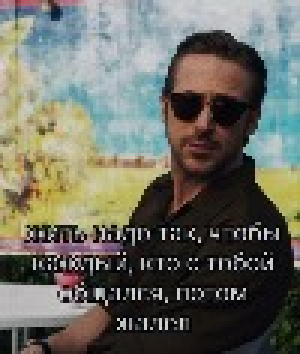
#> input picture bilinear/based.jpg, 100 x 118 px, found by its file name (shown 3 times larger)
$ jupyter execute bilinear.ipynb
#> lines starting #> are read from the running program, lines starting #| are printed output that depends on the picture
<a href="https://colab.research.google.com/github/minzadinov/HPC-2023/blob/main/bilinear/bilinear.ipynb" target="_parent"></a>

[cell 1]
import numpy as np
import numba
import cv2
from google.colab.patches import cv2_imshow
import time
import matplotlib.pyplot as plt

[cell 2]
from google.colab import drive
drive.mount('/content/drive')

[cell 3]
@numba.njit
def bilinear_interpolation_gpu(image, output_shape):
    src_h, src_w = image.shape[:2]
    dst_h, dst_w = output_shape[:2]

    # Compute scale factors
    sh = src_h / dst_h
    sw = src_w / dst_w

    # Create output image
    output_image = np.zeros(output_shape, dtype=np.float32)

    for i in range(dst_h):
        for j in range(dst_w):
            # Calculate the coordinate in the source image
            y = i * sh
            x = j * sw

            # Compute the integer part of the coordinates
            y_int = int(y)
            x_int = int(x)

            # Compute the fractional part of the coordinates
            y_frac = y - y_int
            x_frac = x - x_int

            y_int_next = min(y_int + 1, src_h - 1)
            x_int_next = min(x_int + 1, src_w - 1)

            # Perform bilinear interpolation
            output_image[i, j] = (
                (1 - x_frac) * (1 - y_frac) * image[y_int, x_int] +
                (1 - x_frac) * y_frac * image[y_int_next, x_int] +
                x_frac * (1 - y_frac) * image[y_int, x_int_next] +
                x_frac * y_frac * image[y_int_next, x_int_next]
            )

    return output_image

[cell 4]
def bilinear_interpolation_cpu(image, new_size):
    # Получаем размеры исходного и нового изображений
    height, width = image.shape[:2]
    new_height, new_width = new_size[:2]

    # Вычисляем коэффициенты масштабирования по каждой оси
    scale_x = float(width) / new_width
    scale_y = float(height) / new_height

    # Инициализируем новое изображение заданного размера
    output_image = np.zeros(new_size, dtype=np.float32)

    for y in range(new_height):
        for x in range(new_width):
            # Находим координаты соответствующие текущей позиции в новом изображении
            src_x = (x + 0.5) * scale_x - 0.5
            src_y = (y + 0.5) * scale_y - 0.5

            # Находим координаты ближайших пикселей в исходном изображении
            x0 = int(np.floor(src_x))
            x1 = min(x0 + 1, width - 1)
            y0 = int(np.floor(src_y))
            y1 = min(y0 + 1, height - 1)

            # Находим весовые коэффициенты для билинейной интерполяции
            dx = src_x - x0
            dy = src_y - y0

            # Вычисляем значения пикселей в новом изображении с помощью билинейной интерполяции
            output_image[y, x] = (1 - dx) * (1 - dy) * image[y0, x0] \
                                        + dx * (1 - dy) * image[y0, x1] \
                                        + (1 - dx) * dy * image[y1, x0] \
                                        + dx * dy * image[y1, x1]
    return output_image

[cell 5]
def cpu_with_time (image, new_size):
  start_time = time.time()
  bilinear_interpolation_cpu(image, new_size)
  end_time = time.time()
  execution_time = end_time - start_time
  return execution_time

def gpu_with_time (image, new_size):
  start_time = time.time()
  bilinear_interpolation_gpu(image, new_size)
  end_time = time.time()
  execution_time = end_time - start_time
  return execution_time

[cell 6]
image = cv2.imread("/content/drive/MyDrive/HPC/bilinear/based.jpg", cv2.IMREAD_GRAYSCALE)
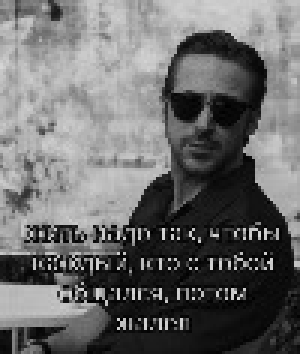
#> image: shape (118, 100) (shown 3 times larger); min 0, max 215, mean 106.8
print("Based original")
cv2_imshow(image)

[cell 7]
new_size = (image.shape[0] * 2, image.shape[1] * 2)
#> new_size = (236, 200)
resized_image = cv2.resize(image, new_size)
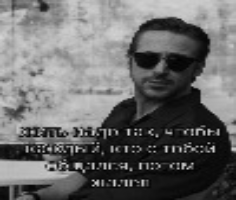
#> resized_image: shape (200, 236); min 1, max 213, mean 106.6
output_image = bilinear_interpolation_gpu(resized_image, new_size)
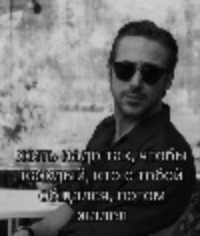
#> output_image: shape (236, 200) float32; min 1.48, max 212.4, mean 106.6
cv2.imwrite("/content/drive/MyDrive/HPC/bilinear/interpolated_and_based.jpg", output_image)
print("Based interpolated")
cv2_imshow(output_image)
